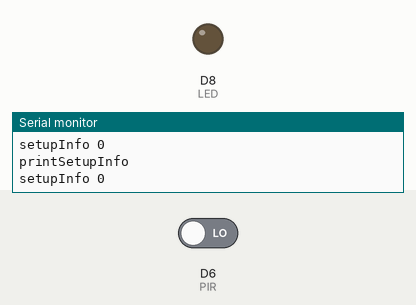
Simulated run of this sketch. Board: ESP8266 (Wemos D1 mini). On the bench: output pins drawn as LEDs (lit = HIGH), the last lines printed to the serial monitor. The inputs (shaded band) are chosen by the test bench; at power-on: D6 (PIR) LOW.

Above: at 1.2 s.
1.3 s: D6 (PIR) driven HIGH
At 1.85 s:
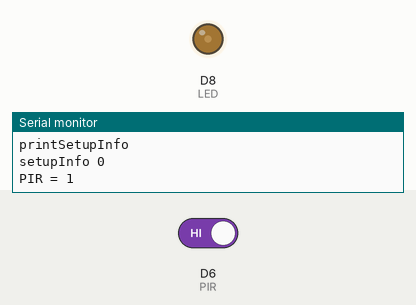
At 5.61 s:
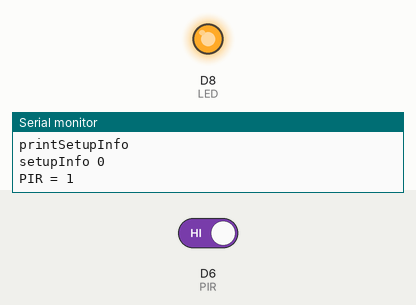
Timing chart, 0 to 10.3 s (numbered marks = the images above; inputs shaded):
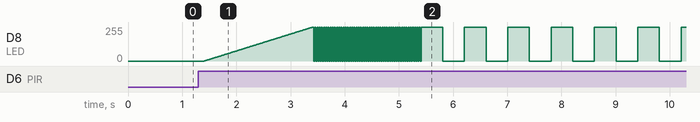

The sketch:

Skully01.ino
```cpp
#include <TimeLib.h>

#include <Vector.h>

// LOLIN(WEMOS) D1 R2 & mini / reinstall CH340 driver
#include <ESP8266WiFi.h>

#define LED D8
#define PIR D6
#define PIR_LEFT D5

#ifndef STASSID
#define STASSID "SMre_EXT"
#define STAPSK "17718972428229327098"
#endif

Vector<String> setupInfo;

namespace Wifi
{
  const char* ssid = STASSID;
  const char* password = STAPSK;

  const char* host = "djxmmx.net";
  const uint16_t port = 17;

  struct Wifi
  {
    void setup()
    {
      // We start by connecting to a WiFi network

      setupInfo.push_back("Connecting to ");
      setupInfo.push_back(ssid);

      /* Explicitly set the ESP8266 to be a WiFi-client, otherwise, it by default,
        would try to act as both a client and an access-point and could cause
        network-issues with your other WiFi-devices on your WiFi-network. */
      WiFi.mode(WIFI_STA);
      WiFi.begin(ssid, password);

      while (WiFi.status() != WL_CONNECTED) {
        delay(500);
        Serial.print(".");
      }

      setupInfo.push_back("");
      setupInfo.push_back("WiFi connected");
      setupInfo.push_back("IP address: ");
      setupInfo.push_back(WiFi.localIP().toString());
    }

    bool connect()
    {
      //static bool wait = false;

      Serial.print("connecting to ");
      Serial.print(host);
      Serial.print(':');
      Serial.println(port);

      // Use WiFiClient class to create TCP connections
      WiFiClient client;
      if (!client.connect(host, port)) {
        Serial.println("connection failed");
        delay(5000);
        return false;
      }

      // This will send a string to the server
      Serial.println("sending data to server");
      if (client.connected()) { client.println("hello from ESP8266"); }

      // wait for data to be available
      unsigned long timeout = millis();
      while (client.available() == 0) {
        if (millis() - timeout > 5000) {
          Serial.println(">>> Client Timeout !");
          client.stop();
          delay(60000);
          return false;
        }
      }

      // Read all the lines of the reply from server and print them to Serial
      Serial.println("receiving from remote server");
      // not testing 'client.connected()' since we do not need to send data here
      while (client.available()) {
        char ch = static_cast<char>(client.read());
        Serial.print(ch);
      }

      // Close the connection
      Serial.println();
      Serial.println("closing connection");
      client.stop();

      return true;
    }
  };
}

Wifi::Wifi m_wifi;
time_t startTP;

void setup()
{
  Serial.begin(115200);

  // pinMode(PIR, INPUT);
  // pinMode(PIR_LEFT, INPUT);
  // pinMode(LED, OUTPUT);

  // // m_wifi.setup();

  // // startTP = now();
  // // setupInfo.push_back("Setup done");
}

bool checkPIR()
{
    return digitalRead(PIR);
}

bool checkPIRLeft()
{
    Serial.println("PIRLeft.analog = "+String(analogRead(PIR_LEFT)));
    return digitalRead(PIR_LEFT);
}

void printSetupInfo()
{
  Serial.println("printSetupInfo");
  Serial.println("setupInfo "+String(setupInfo.size()));

  while(setupInfo.size())
    Serial.println(setupInfo.at(0));

  setupInfo.clear();
}

void flicker()
{
  Serial.println("flickering red eyes for 1 second");

  for(int i=0;i<20;i++)
  {
    digitalWrite(LED, HIGH);
    delay(50);
    digitalWrite(LED, LOW);
    delay(50);
  }
}

float smoothness_pts = 1000;//larger=slower change in brightness

void flickerPWM()
{
  int steps = 25;
  int currentSteps = steps;

  // glow up
  for (int ii=0;ii<smoothness_pts;ii++){
    if(currentSteps)
    {
      if(ii == (int(smoothness_pts/(float)currentSteps)))
        ii = (int)((float)ii/2.0);
      currentSteps--;
    }
    float pwm_val = 255.0*(ii/smoothness_pts);
    analogWrite(LED,int(pwm_val));
    delay(2);
  }

  // flicker fast
  for (int ii=0;ii<50;ii++){
    digitalWrite(LED,255);
    delay(20);
    digitalWrite(LED,0);
    delay(20);
  }
  digitalWrite(LED,255);

  // flicker slow
  for (int ii=0;ii<7;ii++){
    digitalWrite(LED,255);
    delay(400);
    digitalWrite(LED,0);
    delay(400);
  }
  digitalWrite(LED,255);

  // glow down
  for (int ii=0;ii<smoothness_pts;ii++){
    float pwm_val = 255.0 - 255.0*(ii/smoothness_pts);
    analogWrite(LED,int(pwm_val));
    delay(5);
  }
}

void loop()
{
  printSetupInfo();

  bool PIR = checkPIR();

  if(PIR)
  {
    Serial.println("PIR = "+String(PIR));
    flickerPWM();
    delay(2000);
  }

  delay(200);
}
```
